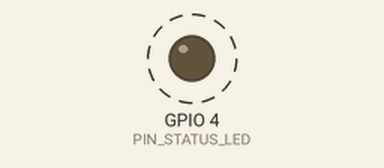
Recording of a sketch running on a simulated ESP32. On the bench: output pins drawn as LEDs (lit = HIGH). Dashed ring = blinking. What the sketch prints to the serial monitor is not drawn.

Above: at 1.5 s.
Timing chart, 0 to 5.2 s (numbered marks = the images above):
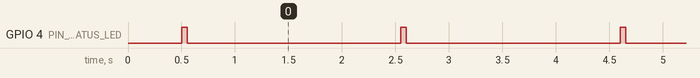

Measured:
- by itself, GPIO 4 (PIN_STATUS_LED): alternates HIGH for 0.05 s and LOW for 2.0 s

The sketch:

node-1-home.ino
```cpp
// Node 1 "Home" - program skeleton v0.1.0 (created in Module 3)
// The running project: Mini Smart Home.
//
// Each function below is a "shelf" that already has a label, but most of the
// shelves are still empty. They are filled in step by step starting in Module 5.
// Even so, this code already runs: it prints a sample reading
// to the Serial Monitor every 2 seconds and blinks the status LED on D4.

const String FIRMWARE_VERSION = "0.1.0";
const int PIN_STATUS_LED = 4;              // status LED, connected since Module 2
const unsigned long READ_INTERVAL = 2000;  // read the sensors every 2 seconds

// The sensor data form. Its field names follow the data contract (Syllabus Appendix A).
struct SensorReading {
  float temperature;  // degrees Celsius
  int humidity;       // percent
  int light;          // 0-4095
  bool motion;        // motion detected?
};

// ---------- Module 5: set up all the pins ----------
void setupPins() {
  pinMode(PIN_STATUS_LED, OUTPUT);
  // later, here: lamp relay, fan relay, pump, curtain servo, manual button
}

// ---------- Modules 6-7: read the real sensors ----------
SensorReading readSensors() {
  SensorReading b;
  b.temperature = 28.5;  // sample numbers for now; Modules 6-7 replace them
  b.humidity = 71;       // with real sensor readings
  b.light = 412;
  b.motion = false;
  return b;
}

// ---------- Module 7: show the reading on the OLED display ----------
void showOnDisplay(SensorReading b) {
  // not filled in yet
}

// ---------- Modules 5 & 19: control the fan, lamp, pump ----------
void controlActuators(SensorReading b) {
  // not filled in yet
}

// ---------- Modules 10-11: send the reading to the server ----------
void sendData(SensorReading b) {
  // not filled in yet
}

// ---------- Module 8: status blink as a "heartbeat" ----------
void blinkStatus() {
  digitalWrite(PIN_STATUS_LED, HIGH);
  delay(50);
  digitalWrite(PIN_STATUS_LED, LOW);
}

// Prints the reading to the Serial Monitor (our own helper).
void printReading(SensorReading b) {
  Serial.print("temperature=");
  Serial.print(b.temperature, 1);
  Serial.print(" humidity=");
  Serial.print(b.humidity);
  Serial.print(" light=");
  Serial.print(b.light);
  Serial.print(" motion=");
  if (b.motion) {
    Serial.println("yes");
  } else {
    Serial.println("no");
  }
}

void setup() {
  Serial.begin(115200);
  delay(500);
  Serial.println();
  Serial.println("Node 1 Home - firmware " + FIRMWARE_VERSION);
  setupPins();
}

void loop() {
  SensorReading reading = readSensors();
  printReading(reading);
  showOnDisplay(reading);
  controlActuators(reading);
  sendData(reading);
  blinkStatus();
  delay(READ_INTERVAL);
}
```
